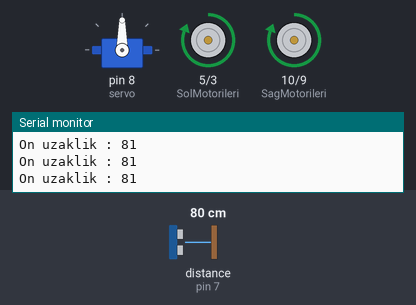
Simulated run of this sketch. Board: Arduino Uno, built with avr-gcc and run on an emulated ATmega328P. Shown: servo, motor-driver pin pairs drawn as motors (green arrow = first pin HIGH = forward, orange = second pin HIGH = backward, longer = more drive), the last lines printed to the serial monitor. Inputs (shaded band) come from the test bench; at power-on: distance to the obstacle (sensor on pin 7) 80 cm. The echo pulse lasts 58.3 µs per cm.

Above: at 1.2 s.
1.3 s: distance to the obstacle (sensor on pin 7) set to 38 cm
2.8 s: distance to the obstacle (sensor on pin 7) set to 32 cm
At 4.7 s:
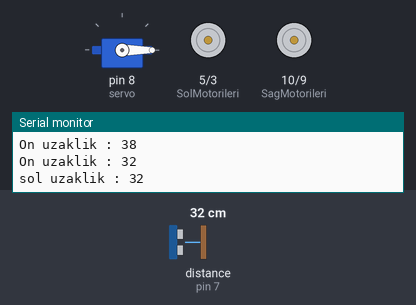
5.8 s: distance to the obstacle (sensor on pin 7) set to 60 cm
At 8.0 s:
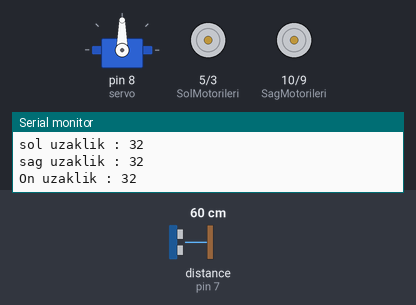
8.8 s: distance to the obstacle (sensor on pin 7) set to 2 cm
At 9.6 s:
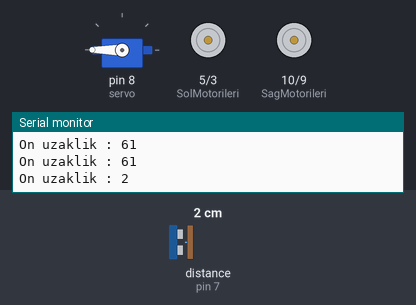
Timing chart, 0 to 12.8 s (numbered marks = the images above; inputs shaded):
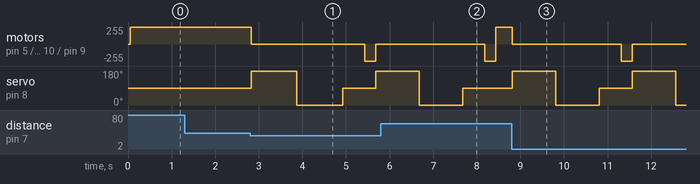

The sketch:

Versiyon3.ino
```cpp
#include <Servo.h>// servo motor kütüphanesi
#include <NewPing.h>


//motor pinleri
#define SolMotorileri 5
#define SolMotorGeri 3
#define SagMotorileri 10
#define SagMotorGeri 9
//sensör pinleri
#define USTrigger 6
#define USEcho 7
#define Maksimum_uzaklik 100

Servo servo; //servo motor tanımlama
NewPing sonar(USTrigger, USEcho, Maksimum_uzaklik);//ultrasonik sensör tanımlama
//kullanılacak eleman tanımı
int uzaklik;
int on_uzaklik;
int sol_uzaklik=0;
int sag_uzaklik=0;
int zaman;

// program ilk çalıştığında sadece bir kez çalışacak programlar
void setup(){
//motor çıkışları
pinMode(SolMotorileri, OUTPUT);
pinMode(SolMotorGeri, OUTPUT);
pinMode(SagMotorileri, OUTPUT);
pinMode(SagMotorGeri, OUTPUT);
servo.attach(8); //servo pin tanımı
Serial.begin(9600);
}

// sonsuz döngü
void loop()
{
  //delay(500);
  servo.write(90);
  sensor_olcum();
  on_uzaklik = uzaklik;

  Serial.print("On uzaklik : ");
  Serial.println(on_uzaklik);
  //delay(2000);

  if(on_uzaklik > 35 || on_uzaklik == 0)
  {
    ileri();
  }
  else
  {
    dur();
    servo.write(180);
    delay(1000);
    while(sol_uzaklik==0){
      sensor_olcum();
      sol_uzaklik = uzaklik;

      Serial.print("sol uzaklik : ");
      Serial.println(sol_uzaklik);
      //delay(2000);
    }

    servo.write(0);
    delay(1000);
    while(sag_uzaklik==0){
      sensor_olcum();
      sag_uzaklik = uzaklik;

      Serial.print("sag uzaklik : ");
      Serial.println(sag_uzaklik);
      //delay(2000);
    }

    servo.write(90);
    delay(500);

    if(sag_uzaklik>sol_uzaklik)
    {
      sag();
      delay(300);
      ileri();
    }
    else if(sol_uzaklik >sag_uzaklik)
    {
      sol();
      delay(300);
      ileri();
    }
    else
    {
      geri();
      delay(200);
    }
  }
}

// robotun yön komutları
void ileri()
{
analogWrite(SolMotorGeri, 0);
analogWrite(SolMotorileri, 255);
analogWrite(SagMotorGeri, 0);
analogWrite(SagMotorileri, 255);
}

void geri()
{
digitalWrite(SolMotorileri, LOW);
digitalWrite(SolMotorGeri, HIGH);
digitalWrite(SagMotorileri, LOW);
digitalWrite(SagMotorGeri, HIGH);
}

void sol()
{
digitalWrite(SolMotorileri, LOW);
digitalWrite(SolMotorGeri, HIGH);
digitalWrite(SagMotorGeri, LOW);
digitalWrite(SagMotorileri, HIGH);

}

void sag()
{
digitalWrite(SolMotorGeri, LOW);
digitalWrite(SolMotorileri, HIGH);
digitalWrite(SagMotorileri, LOW);
digitalWrite(SagMotorGeri, HIGH);
}

void dur()
{
digitalWrite(SolMotorGeri, LOW);
digitalWrite(SolMotorileri, LOW);
digitalWrite(SagMotorileri, LOW);
digitalWrite(SagMotorGeri, LOW);
}
// sensörün mesafe ölçümü
void sensor_olcum()
{
  delay(50);
  uzaklik = sonar.ping_cm();
}
```

Measured:
- the behaviour switches between 36 and 35 cm on distance to the obstacle (sensor on pin 7) (found by bisection; images 0 and 1)
- after the input at 2.8 s, motor on pin 5 (SolMotorileri) / pin 3 (SolMotorGeri), motor on pin 10 (SagMotorileri) / pin 9 (SagMotorGeri): forward 255/255 → stopped at once, → backward 255/255 2.6 s later, → stopped 0.25 s later; servo on pin 8 (servo): 90° → 180° at once, → 0° 1.1 s later, → 90° 1.1 s later, → 180° 0.75 s later
- after the input at 5.8 s, servo on pin 8 (servo): goes on until 7.7 s, then stays 90°
- after the input at 8.8 s, motor on pin 5 (SolMotorileri) / pin 3 (SolMotorGeri), motor on pin 10 (SagMotorileri) / pin 9 (SagMotorGeri): forward 255/255 → stopped at once, → backward 255/255 2.5 s later, → stopped 0.25 s later
